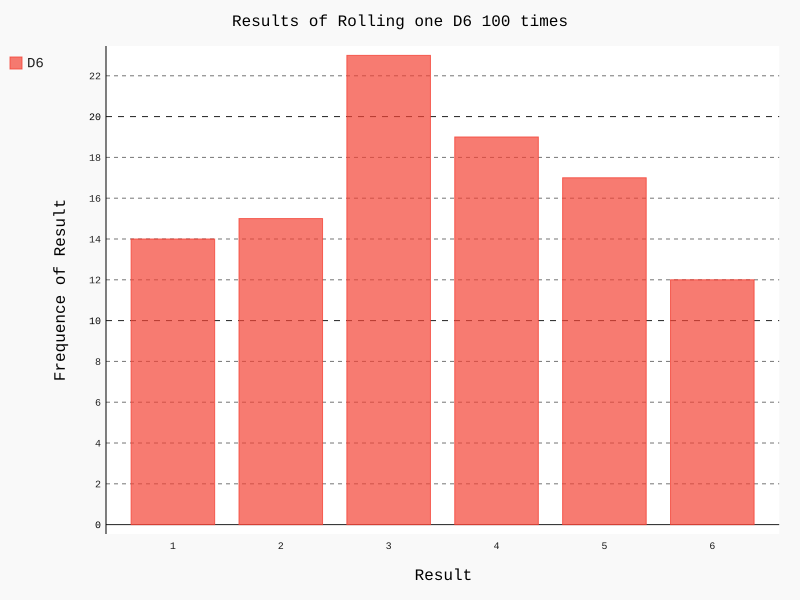

Python code for this plot:
import pygal

from dice import Die

#创建一个6面骰子
D6 = Die()
results = []

#投掷100次，并将结果保存到一个列表中
for roll_num in range(100):
    result = D6.roll()
    results.append(result)

#分析结果,分析1-6个数字出现的次数
frequencies = []

for value in range(1, D6.num_sides + 1):#取左不取右
    frequency = results.count(value)
    frequencies.append(frequency)

#对上面得到的结果进行可视化
hist = pygal.Bar()

#设置属性，注意这里是属性，不是方法函数
hist.title = 'Results of Rolling one D6 100 times'
hist.x_labels = list(range(1, D6.num_sides+1))
hist.x_title = 'Result'
hist.y_title = 'Frequence of Result'

#传递值
hist.add('D6', frequencies)#D6设置标签
hist.render_to_file('dice_visual.svg')
